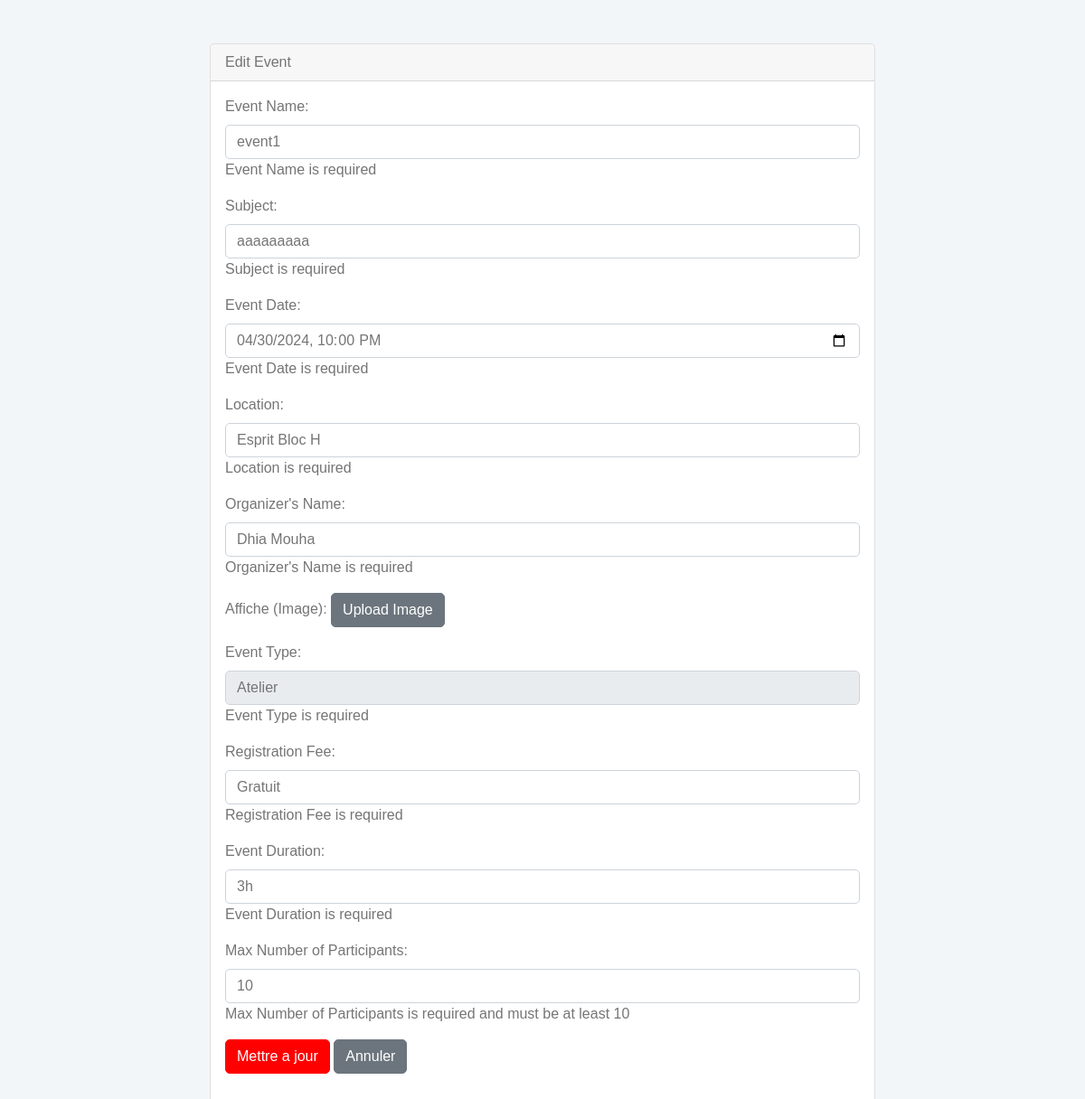
The app's page /view/editEvent.php?eventId=1 with its own data.
### tables this page shows
CREATE TABLE `gestion_evenements` (
  `id` int(11) NOT NULL,
  `nom` varchar(255) NOT NULL,
  `sujet` varchar(255) NOT NULL,
  `date` datetime NOT NULL,
  `lieu` varchar(255) NOT NULL,
  `organizateur` varchar(255) NOT NULL,
  `affiche` varchar(255) NOT NULL,
  `type` enum('Conférence','Atelier','Séminaire','Formation en ligne','Table ronde','Forum','Hackathon') NOT NULL,
  `frais` varchar(255) NOT NULL,
  `duree` varchar(255) NOT NULL,
  `max` int(11) NOT NULL
);

### model/eventModel.php (called while the page is built, shortened)
<?php
require_once '../db.php';
class EventModel {
    private $conn;
    public function __construct() {
        $database = new Database();
        $this->conn = $database->connect();
    }
    public function getEventById($eventId) {
        try {
            $sql = "SELECT * FROM gestion_evenements WHERE id = ?";
            $stmt = $this->conn->prepare($sql);
            $stmt->bindParam(1, $eventId);
            $stmt->execute();
            $event = $stmt->fetch(PDO::FETCH_ASSOC);
            return $event;
        } catch(PDOException $e) {
            echo "Error: " . $e->getMessage();
            return false;
        }
    }
}
?>

### db.php (called while the page is built, shortened)
<?php
class Database {
    private $host = 'localhost';
    private $db_name = 'edutechhub';
    private $username = 'root';
    private $password = '';
    private $conn;
    public function connect() {
        try {
            $this->conn = new PDO("mysql:host=" . $this->host . ";dbname=" . $this->db_name, $this->username, $this->password);
            $this->conn->setAttribute(PDO::ATTR_ERRMODE, PDO::ERRMODE_EXCEPTION);
        } catch(PDOException $e) {
            echo "Connection error: " . $e->getMessage();
        }
        return $this->conn;
    }
}
?>

### view/editEvent.php (the view, shortened to what this page needs)
<?php
require_once '../Model/EventModel.php';
$eventModel = new EventModel();
$eventId = isset($_GET['eventId']) ? $_GET['eventId'] : null;
$event = null;
if ($eventId) {
    $event = $eventModel->getEventById($eventId);
}
?>
<!DOCTYPE html>
<html lang="en">
<head>
    <link rel="stylesheet" type="text/css" href="../cssD/bootstrap.min.css">
    <link rel="stylesheet" type="text/css" href="../cssD/style.css">
</head>
<body>
<div class="container mt-5">
    <div class="row justify-content-center">
        <div class="col-md-8">
            <div class="card">
                <div class="card-header">Edit Event</div>
                <div class="card-body">
                    <?php if ($event): ?>
                        <form id="eventForm" action="editevent.php?eventId=<?php echo htmlspecialchars($eventId); ?>" method="post">
                            <div class="mb-3">
                                <label for="nom" class="form-label">Event Name:</label>
                                <input type="text" id="nom" name="nom" class="form-control" value="<?php echo htmlspecialchars($event['nom']); ?>" required>
                                <div id="nomError" class="error-message">Event Name is required</div>
                            </div>
                            <div class="mb-3">
                                <label for="sujet" class="form-label">Subject:</label>
                                <input type="text" id="sujet" name="sujet" class="form-control" value="<?php echo htmlspecialchars($event['sujet']); ?>" required>
                                <div id="sujetError" class="error-message">Subject is required</div>
                            </div>
                            <div class="mb-3">
                                <label for="date" class="form-label">Event Date:</label>
                                <input type="datetime-local" id="date" name="date" class="form-control" value="<?php echo htmlspecialchars($event['date']); ?>" required>
                                <div id="dateError" class="error-message">Event Date is required</div>
                            </div>
                            <div class="mb-3">
                                <label for="lieu" class="form-label">Location:</label>
                                <input type="text" id="lieu" name="lieu" class="form-control" value="<?php echo htmlspecialchars($event['lieu']); ?>" required>
                                <div id="lieuError" class="error-message">Location is required</div>
                            </div>
                            <div class="mb-3">
                                <label for="organizateur" class="form-label">Organizer's Name:</label>
                                <input type="text" id="organizateur" name="organizateur" class="form-control" value="<?php echo htmlspecialchars($event['organizateur']); ?>" required>
                                <div id="organizateurError" class="error-message">Organizer's Name is required</div>
                            </div>
                            <div class="mb-3">
                                <label for="affiche" class="form-label">Affiche (Image):</label>
                                <button type="button" id="uploadBtn" class="btn btn-secondary">Upload Image</button>
                            </div>
                            <div class="mb-3">
                                <label for="type" class="form-label">Event Type:</label>
                                <select id="type" name="type" class="form-control" required>
                                    <option value="Atelier" <?php if($event['type'] === 'Atelier') echo 'selected'; ?>>Atelier</option>
                                </select>
                                <div id="typeError" class="error-message">Event Type is required</div>
                            </div>
                            <div class="mb-3">
                                <label for="frais" class="form-label">Registration Fee:</label>
                                <input type="text" id="frais" name="frais" class="form-control" value="<?php echo htmlspecialchars($event['frais']); ?>" required>
                                <div id="fraisError" class="error-message">Registration Fee is required</div>
                            </div>
                            <div class="mb-3">
                                <label for="duree" class="form-label">Event Duration:</label>
                                <input type="text" id="duree" name="duree" class="form-control" value="<?php echo htmlspecialchars($event['duree']); ?>" required>
                                <div id="dureeError" class="error-message">Event Duration is required</div>
                            </div>
                            <div class="mb-3">
                                <label for="max" class="form-label">Max Number of Participants:</label>
                                <input type="number" id="max" name="max" class="form-control" value="<?php echo htmlspecialchars($event['max']); ?>" required>
                                <div id="maxError" class="error-message">Max Number of Participants is required and must be at least 10</div>
                            </div>
                            <div class="mb-3">
                                <button type="submit" class="btn btn-primary">Mettre a jour</button>
                                <a href="eventslist.php" class="btn btn-secondary">Annuler</a>
                            </div>
                        </form>
                    <?php else: ?>
                        <p>Event not found.</p>
                    <?php endif; ?>
                </div>
            </div>
        </div>
    </div>
</div>
</body>
</html>

### cssD/style.css (style rules this page uses)
:root { --primary: #1f262c; --light: #ffffff; --dark: #aa4143; }
.btn { transition: .5s; }
.btn.btn-primary { color: #FFFFFF; }

### records on screen
gestion_evenements: nom "event1", sujet "aaaaaaaaa", date "04/30/2024 22:00", lieu "Esprit Bloc H", organizateur "Dhia Mouha", type "Atelier", frais "Gratuit", duree "3h", max "10"
